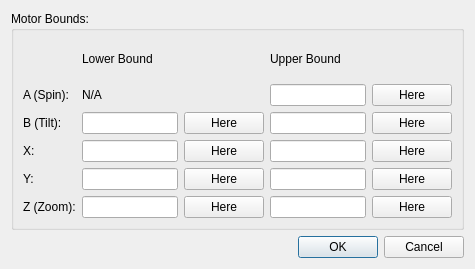
<?xml version="1.0" encoding="UTF-8"?>
<ui version="4.0">
 <class>EditMotorBoundsDialog</class>
 <widget class="QDialog" name="EditMotorBoundsDialog">
  <property name="geometry">
   <rect>
    <x>0</x>
    <y>0</y>
    <width>475</width>
    <height>269</height>
   </rect>
  </property>
  <property name="windowTitle">
   <string>Dialog</string>
  </property>
  <layout class="QVBoxLayout" name="verticalLayout">
   <item>
    <widget class="QGroupBox" name="formGroupBox">
     <property name="title">
      <string>Motor Bounds:</string>
     </property>
     <layout class="QGridLayout" name="gridLayout">
      <item row="3" column="0">
       <widget class="QLabel" name="label_3">
        <property name="text">
         <string>B (Tilt):</string>
        </property>
        <property name="buddy">
         <cstring>minLineEditB</cstring>
        </property>
       </widget>
      </item>
      <item row="3" column="1">
       <widget class="QLineEdit" name="minLineEditB"/>
      </item>
      <item row="3" column="2">
       <widget class="QPushButton" name="hereMinButtonB">
        <property name="text">
         <string>Here</string>
        </property>
       </widget>
      </item>
      <item row="4" column="0">
       <widget class="QLabel" name="label_4">
        <property name="text">
         <string>X:</string>
        </property>
        <property name="buddy">
         <cstring>minLineEditX</cstring>
        </property>
       </widget>
      </item>
      <item row="4" column="1">
       <widget class="QLineEdit" name="minLineEditX"/>
      </item>
      <item row="4" column="2">
       <widget class="QPushButton" name="hereMinButtonX">
        <property name="text">
         <string>Here</string>
        </property>
       </widget>
      </item>
      <item row="5" column="0">
       <widget class="QLabel" name="label_5">
        <property name="text">
         <string>Y:</string>
        </property>
        <property name="buddy">
         <cstring>minLineEditY</cstring>
        </property>
       </widget>
      </item>
      <item row="5" column="1">
       <widget class="QLineEdit" name="minLineEditY"/>
      </item>
      <item row="5" column="2">
       <widget class="QPushButton" name="hereMinButtonY">
        <property name="text">
         <string>Here</string>
        </property>
       </widget>
      </item>
      <item row="6" column="0">
       <widget class="QLabel" name="label_6">
        <property name="text">
         <string>Z (Zoom):</string>
        </property>
        <property name="buddy">
         <cstring>minLineEditZ</cstring>
        </property>
       </widget>
      </item>
      <item row="6" column="1">
       <widget class="QLineEdit" name="minLineEditZ"/>
      </item>
      <item row="6" column="2">
       <widget class="QPushButton" name="hereMinButtonZ">
        <property name="text">
         <string>Here</string>
        </property>
       </widget>
      </item>
      <item row="1" column="0">
       <widget class="QLabel" name="label_2">
        <property name="text">
         <string>A (Spin):</string>
        </property>
       </widget>
      </item>
      <item row="0" column="1">
       <widget class="QLabel" name="label">
        <property name="text">
         <string>Lower Bound</string>
        </property>
       </widget>
      </item>
      <item row="1" column="3">
       <widget class="QLineEdit" name="maxLineEditA"/>
      </item>
      <item row="1" column="4">
       <widget class="QPushButton" name="hereMaxButtonA">
        <property name="text">
         <string>Here</string>
        </property>
       </widget>
      </item>
      <item row="0" column="3">
       <widget class="QLabel" name="label_7">
        <property name="text">
         <string>Upper Bound</string>
        </property>
       </widget>
      </item>
      <item row="3" column="3">
       <widget class="QLineEdit" name="maxLineEditB"/>
      </item>
      <item row="4" column="3">
       <widget class="QLineEdit" name="maxLineEditX"/>
      </item>
      <item row="5" column="3">
       <widget class="QLineEdit" name="maxLineEditY"/>
      </item>
      <item row="6" column="3">
       <widget class="QLineEdit" name="maxLineEditZ"/>
      </item>
      <item row="3" column="4">
       <widget class="QPushButton" name="hereMaxButtonB">
        <property name="text">
         <string>Here</string>
        </property>
       </widget>
      </item>
      <item row="4" column="4">
       <widget class="QPushButton" name="hereMaxButtonX">
        <property name="text">
         <string>Here</string>
        </property>
       </widget>
      </item>
      <item row="5" column="4">
       <widget class="QPushButton" name="hereMaxButtonY">
        <property name="text">
         <string>Here</string>
        </property>
       </widget>
      </item>
      <item row="6" column="4">
       <widget class="QPushButton" name="hereMaxButtonZ">
        <property name="text">
         <string>Here</string>
        </property>
       </widget>
      </item>
      <item row="1" column="1">
       <widget class="QLabel" name="label_8">
        <property name="text">
         <string>N/A</string>
        </property>
       </widget>
      </item>
     </layout>
    </widget>
   </item>
   <item>
    <widget class="QDialogButtonBox" name="buttonBox">
     <property name="orientation">
      <enum>Qt::Horizontal</enum>
     </property>
     <property name="standardButtons">
      <set>QDialogButtonBox::Cancel|QDialogButtonBox::Ok</set>
     </property>
    </widget>
   </item>
  </layout>
 </widget>
 <resources/>
 <connections>
  <connection>
   <sender>buttonBox</sender>
   <signal>accepted()</signal>
   <receiver>EditMotorBoundsDialog</receiver>
   <slot>accept()</slot>
   <hints>
    <hint type="sourcelabel">
     <x>248</x>
     <y>254</y>
    </hint>
    <hint type="destinationlabel">
     <x>157</x>
     <y>274</y>
    </hint>
   </hints>
  </connection>
  <connection>
   <sender>buttonBox</sender>
   <signal>rejected()</signal>
   <receiver>EditMotorBoundsDialog</receiver>
   <slot>reject()</slot>
   <hints>
    <hint type="sourcelabel">
     <x>316</x>
     <y>260</y>
    </hint>
    <hint type="destinationlabel">
     <x>286</x>
     <y>274</y>
    </hint>
   </hints>
  </connection>
 </connections>
</ui>
